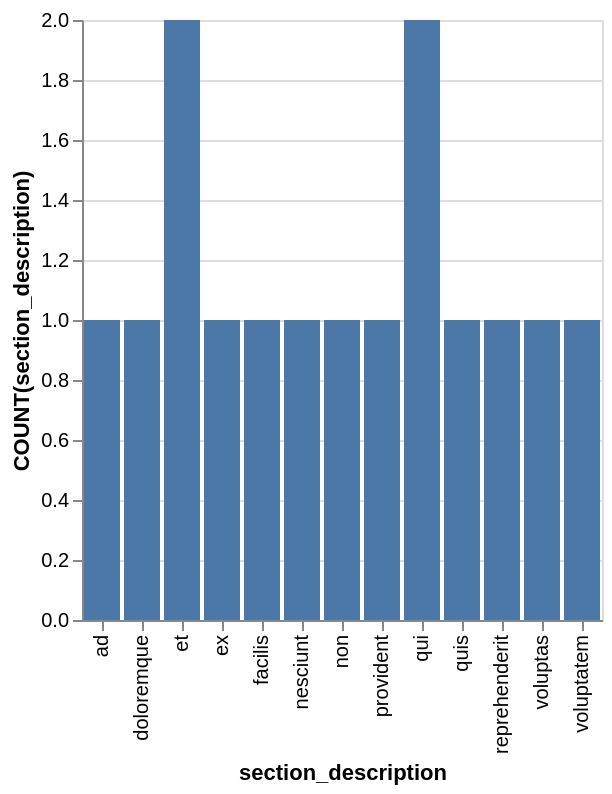

Here is the Vega-Lite specification saved for this chart:
### Vega-Lite specification from a JSON file in a GitHub repository (floating-point values rounded to 4 significant figures)
{"data": {"values": [{"x_data": "ad", "y_data": 1}, {"x_data": "doloremque", "y_data": 1}, {"x_data": "et", "y_data": 2}, {"x_data": "ex", "y_data": 1}, {"x_data": "facilis", "y_data": 1}, {"x_data": "nesciunt", "y_data": 1}, {"x_data": "non", "y_data": 1}, {"x_data": "provident", "y_data": 1}, {"x_data": "qui", "y_data": 2}, {"x_data": "quis", "y_data": 1}, {"x_data": "reprehenderit", "y_data": 1}, {"x_data": "voluptas", "y_data": 1}, {"x_data": "voluptatem", "y_data": 1}]}, "mark": "bar", "encoding": {"x": {"field": "x_data", "type": "nominal", "title": "section_description", "sort": "ascending"}, "y": {"field": "y_data", "type": "quantitative", "title": "COUNT(section_description)"}}}
